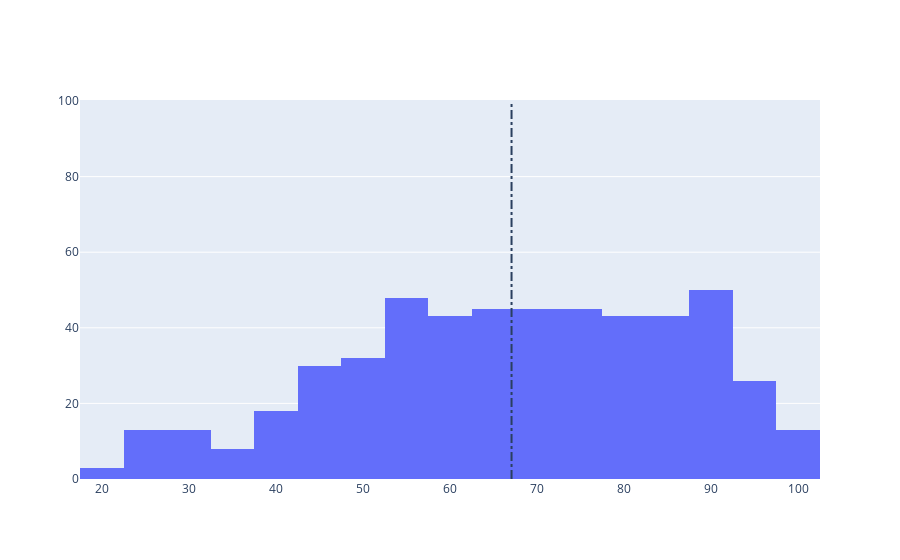

The notebook cell this image was saved under:
### Markdown cell above
Question 6:
What % of the total loan value is typically paid at 100% of the nominal term?    

Answer - 67.1% of loan value on average is paid by nominal term

### Code cell
dfq6 = accts.merge(group, on=['group_id']) \
    .merge(pymt, on=['account_id'])

dfq6 = pd.concat([dfq6, ast['created_when']], axis=1)


dfq6['registration_date'] = pd.to_datetime(dfq6['registration_date'], format='%Y-%m-%d %H:%M:%S')
dfq6['effective_when'] = pd.to_datetime(dfq6['effective_when'], format='%Y-%m-%d %H:%M:%S')
dfq6['created_when'] = pd.to_datetime(dfq6['created_when'], format='%Y-%m-%d %H:%M:%S')

dfq6['nominal_loan_term'] = (dfq6['price_unlock']) / (dfq6['price_clock_hour'])
dfq6['nominal_loan_term_maturity'] = pd.to_datetime(dfq6['registration_date']) + pd.to_timedelta(dfq6['nominal_loan_term'],unit='h')

dfq6['cum_amount'] = dfq6.groupby(['account_id'])['amount'].cumsum()
dfq6['%_paid'] = dfq6['cum_amount'] / dfq6['price_unlock'] * 100

dfq6 = dfq6.loc[(dfq6.created_when >= dfq6.nominal_loan_term_maturity)]
dfq6 = dfq6.loc[(dfq6.effective_when <= dfq6.nominal_loan_term_maturity)]

dfq6 = dfq6.sort_values(['account_id','effective_when']).drop_duplicates('account_id', keep='last')


avg_pct_loan = dfq6['%_paid'].mean() 
print('Average % of total loan value paid at end of nominal term =', round(avg_pct_loan,1), '%')


display(dfq6.head())
display(dfq6.info())

# Distribution by time% (each bin 5% increment of nominal)
data = [go.Histogram(
        x = dfq6['%_paid']
)]

# Vertical dashed line to indicate the average 
layout = {'shapes': [{
              'type' :'line',
              'x0': avg_pct_loan,
              'y0': 0,
              'x1': avg_pct_loan,
              'y1': 100,
              'line': { 'dash': 'dashdot'}
          }]
          }

plotly.offline.iplot({'data': data, 'layout': layout})

### Figure 1 — Plotly figure (JSON) as saved in the notebook; plotly's stock layout.template omitted (floating-point values rounded to 4 significant figures; data arrays with more than 128 entries replaced by an {"elided": "..."} marker saying what was removed)
{"data": [{"type": "histogram", "x": {"elided": "518 float values"}}], "layout": {"shapes": [{"line": {"dash": "dashdot"}, "type": "line", "x0": 67.07, "x1": 67.07, "y0": 0, "y1": 100}]}}
